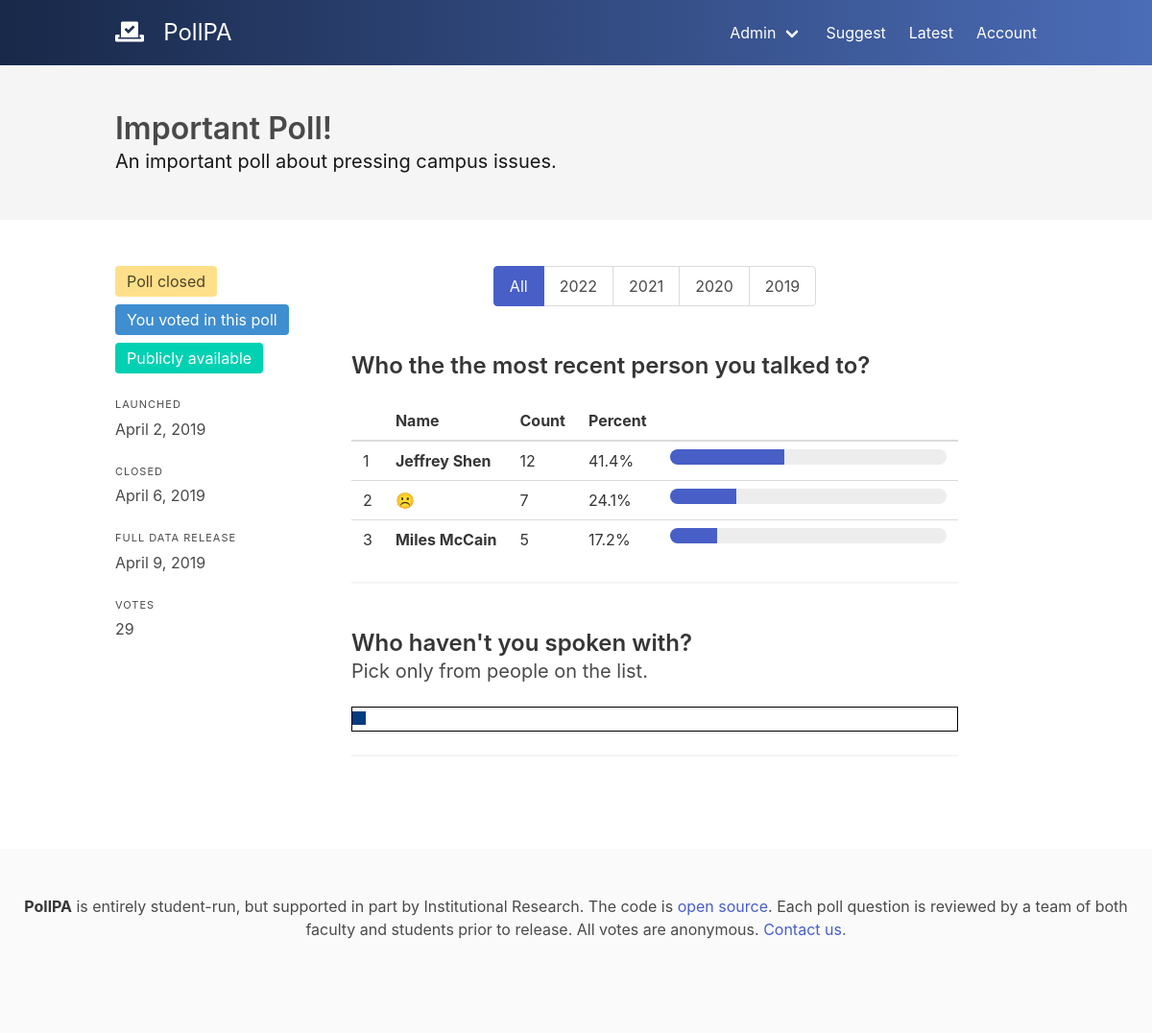
The app's page /poll/2/ (signed in) with its own data.
### polls/models.py (models this page shows, shortened)
class Poll(models.Model):
    id = models.AutoField(primary_key=True)
    created = models.DateTimeField(auto_now_add=True, db_index=True)
    available = models.DateTimeField(db_index=True)
    closes = models.DateTimeField(db_index=True)
    public = models.DateTimeField(db_index=True)
    title = models.TextField()
    description = models.TextField(blank=True)
    about = models.TextField(default="pressing campus issues")
    @property
    def questions(self):
        return Question.objects.filter(poll=self)
    @property
    def votes(self):
        return Vote.objects.filter(poll=self)
    @property
    def is_public(self):
        return timezone.now() > self.public
    @property
    def is_closed(self):
        return timezone.now() > self.closes
    def state(self, request):
        if not (self.available < timezone.now() or request.user.is_superuser):
            raise Http404()
        if self.public < timezone.now():
            return "results"

class Question(models.Model):
    poll = models.ForeignKey(Poll, on_delete=models.CASCADE)
    text = models.TextField()
    description = models.TextField(blank=True)
    kind = models.CharField(max_length=2, choices=[(
        "MS", "Multiple Select (Checkboxes)"), ("SS", "Single Select (Radio)")], default="SS")
    chart = models.CharField(max_length=20, choices=[("bar", "Bar Chart"), (
        "binary-slider", "Binary Slider"), ("pie", "Pie Chart"), ("table", "Table")], default="bar")
    @property
    def options(self):
        return QuestionOption.objects.filter(question=self).order_by("sorting_key")

class QuestionOption(models.Model):
    question = models.ForeignKey(Question, on_delete=models.CASCADE)
    text = models.TextField()
    description = models.TextField(blank=True)
    sorting_key = models.FloatField(default=0)

### polls/views.py (the view, shortened to what this page needs)
# urls.py: path('poll/<int:poll_id>/', views.poll, name='poll'),
def poll(request, poll_id):
    poll_obj = get_object_or_404(Poll, id=poll_id)
    state = poll_obj.state(request)
    validation = {
        "status": None,
        "text": None
    }
    filter_settings = {
        "grade": "all"
    }
    responses = None
    if state == "results":
        filter_class = request.GET.get("filter", "all")
        filter_settings["grade"] = filter_class
        vote_choices = VoteChoice.objects.filter(question__poll=poll_obj)
        if filter_class != "all":
            vote_choices = vote_choices.filter(vote__grade=int(filter_class))
            filter_settings["total"] = Vote.objects.filter(
                grade=int(filter_class), poll=poll_obj).count()
        else:
            filter_settings["total"] = Vote.objects.filter(
                poll=poll_obj).count()
        responses = []
        total_votes = Vote.objects.filter(poll=poll_obj).count()
        for question in poll_obj.questions:
            choice_count = {choice: vote_choices.filter(question=question, choice=choice).count() for choice in question.options}
            q_response = {
                "title": question.text,
                "description": question.description,
                "graph": question.chart,
                "xlabel": "Responses",
                "ylabel": "Count",
                "filter_settings": filter_settings,
                "data": [{"x": quote_json(choice.text), "y": choice_count[choice], "percent": (100 * choice_count[choice] / total_votes)} for choice in question.options]
            }
            responses.append(q_response)
    has_user_voted = False
    if request.user.is_authenticated:
        has_user_voted = VoteFingerprint.objects.filter(
            user=request.user, poll=poll_obj).count() > 0
    return render(request, 'polls/poll.html', {
        "poll": poll_obj,
        "error": None,
        "state": state,
        "responses": responses,
        "validation": validation,
        "grades": ["2022", "2021", "2020", "2019"],
        "filter_settings": filter_settings,
        "has_user_voted": has_user_voted
    })

### polls/views.py (called while the page is built)
def quote_json(string):
    return string.replace("'", "’").replace('"', '“')

### polls/templates/polls/poll.html (shortened to what this page needs)
{% extends 'polls/content.html' %}
{% load static %}
{% load humanize %}
{% block header %}
<section class="hero is-light">
  <div class="hero-body">
    <div class="container">
      <h1 class="title">
        {{poll.title}}
      </h1>
      <h2 class="subtitle">
        {{poll.description}}
      </h2>
    </div>
  </div>
</section>
{% endblock %}
{% block content %}
<section id="poll" class="columns">
  {% if state != "vote" %}
  <div class="column is-3">
    <div class="tags">
      {% if poll.is_closed %}
        <span class="tag is-medium is-warning">Poll closed</span>
      {% else %}
        <span class="tag is-medium is-link">Closes {{poll.closes|naturaltime}}</span>
      {% endif %}
      {% if has_user_voted %}
        <span class="tag is-medium is-info">You voted in this poll</span>
      {% endif %}
      {% if poll.is_public %}
        <span class="tag is-medium is-primary">Publicly available</span>
      {% endif %}
    </div>
    <p class="heading">Launched</p>
    <p>{{poll.available|naturalday|capfirst}}</p>
    <br>
    <p class="heading">Closed</p>
    <p>{{poll.closes|naturalday|capfirst}}</p>
    <br>
    <p class="heading">Full Data Release</p>
    <p>{{poll.public|naturalday|capfirst}}</p>
    <br>
    <p class="heading">Votes</p>
    <p>{{poll.votes|length|intcomma}}</p>
  </div>
  {% endif %}
  <div class="column is-8" id="questions">
    {% if state == "results" %}
      <div class="tabs is-toggle is-centered">
        <ul>
          <li class="{% if filter_settings.grade == "all" %} is-active {% endif %}">
            <a href="?filter=all">
              <span>All</span>
            </a>
          </li>
          {% for grade in grades %}
          <li class="{% if filter_settings.grade == grade %} is-active {% endif %}">
            <a href="?filter={{grade}}">
              <span>{{grade}}</span>
            </a>
          </li>
          {% endfor %}
        </ul>
      </div>
      <br>
      {% if filter_settings.total > 2 %}
        {% for response in responses %}
          <h2 class="is-size-4 title">{{response.title}}</h2>
          {% if response.description %}<p class="subtitle is-size-5">{{response.description}}&nbsp;</p> {% endif %}
          {% if response.graph == "bar" %}
            {% include "polls/graphs/bar.html" with data=response.data xlabel=response.xlabel ylabel=response.ylabel %}
          {% elif response.graph == "binary-slider" %}
            {% include "polls/graphs/binary-slider.html" with data=response.data %}
          {% elif response.graph == "pie" %}
            {% include "polls/graphs/pie.html" with data=response.data ylabel=response.ylabel  %}
          {% elif response.graph == "table" %}
            {% include "polls/graphs/table.html" with data=response.data %}
          {% endif %}
          <hr>
          <br>
        {% endfor %}
      {% else %}
        <div class="notification is-light">
          <p>
            Because there are fewer than three votes which match your filter, no results can be shown.
          </p>
        </div>
      {% endif %}
    {% endif %}
  </div>
</section>
{% endblock %}

### polls/templates/polls/graphs/table.html
<div class="table-chart">
  <table class="table is-fullwidth">
    <thead>
      <tr>
        <th></th>
        <th>Name</th>
        <th>Count</th>
        <th>Percent</th>
        <th></th>
      </tr>
    </thead>
    <tbody>
      {% for row in data|dictsortreversed:"y" %}
      <tr>
        <td class="is-narrow"><span class="table-rank"></span></td>
        <td class="is-narrow" class="table-name"><strong>{{row.x}}</strong></td>
        <td class="is-narrow">{{row.y}}</td>
        <td class="is-narrow">{{row.percent|floatformat}}%</td>
        <td><progress class="progress is-link" value="{{row.percent}}" max="100">{{row.percent|floatformat}}%</progress></td>
      </tr>
      {% endfor %}
    </tbody>
  </table>
</div>

### polls/static/polls/CSS/main.css (style rules this page uses)
.table-chart { counter-reset: rowNumber; }
.table-chart .table .table-rank:after { counter-increment: rowNumber; content: counter(rowNumber); }

### records on screen
Poll: title "Important Poll!", description "An important poll about pressing campus issues.", available "April 2, 2019", closes "April 6, 2019", public "April 9, 2019", votes|length "29"
Question: title "Who the the most recent person you talked to?", chart "table" (drawn)
QuestionOption: x "Jeffrey Shen"
QuestionOption: x "☹️"
QuestionOption: x "Miles McCain"
Question: title "Who haven't you spoken with?", description "Pick only from people on the list.", chart "binary-slider" (drawn)

### other values on screen
{{ grade }} "2022" "2021" "2020" "2019"
{{ row.y }} "12" "7" "5"
{{ row.percent|floatformat }} "41.4" "24.1" "17.2"
